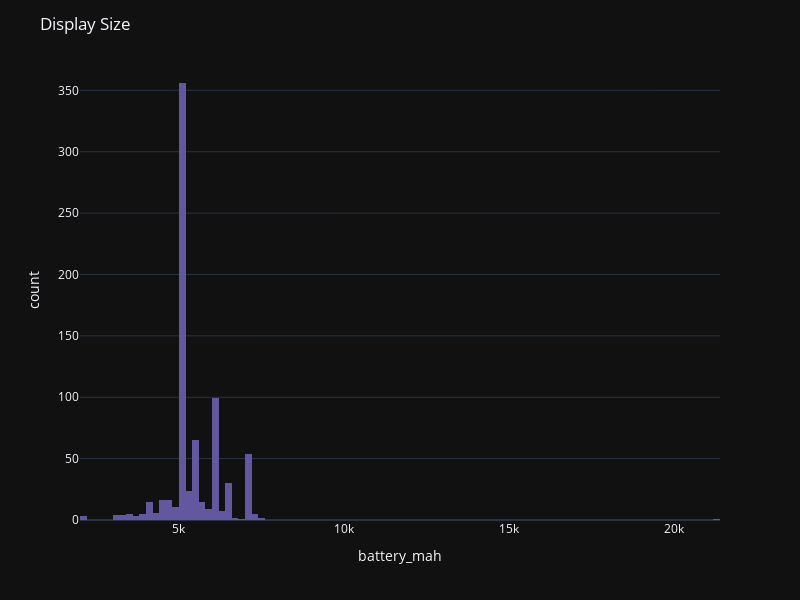

Here is the notebook cell this chart was saved with:
### Code cell
fig = px.histogram(
    df,
    x="battery_mah",
    color_discrete_sequence=px.colors.sequential.Purp_r,
)

fig.update_layout(
    title="Display Size",
    template="plotly_dark",
    height=600,
    width=800
)

fig.show()

### Figure 1 — Plotly figure (JSON) as saved in the notebook; plotly's stock layout.template omitted (floating-point values rounded to 4 significant figures; data arrays with more than 128 entries replaced by an {"elided": "..."} marker saying what was removed)
{"data": [{"bingroup": "x", "hovertemplate": "battery_mah=%{x}<br>count=%{y}<extra></extra>", "legendgroup": "", "marker": {"color": "rgb(99, 88, 159)", "pattern": {"shape": ""}}, "name": "", "orientation": "v", "showlegend": false, "type": "histogram", "x": {"elided": "758 int values"}, "xaxis": "x", "yaxis": "y"}], "layout": {"barmode": "relative", "height": 600, "legend": {"tracegroupgap": 0}, "margin": {"t": 60}, "title": {"text": "Display Size"}, "width": 800, "xaxis": {"anchor": "y", "domain": [0, 1], "title": {"text": "battery_mah"}}, "yaxis": {"anchor": "x", "domain": [0, 1], "title": {"text": "count"}}}}
